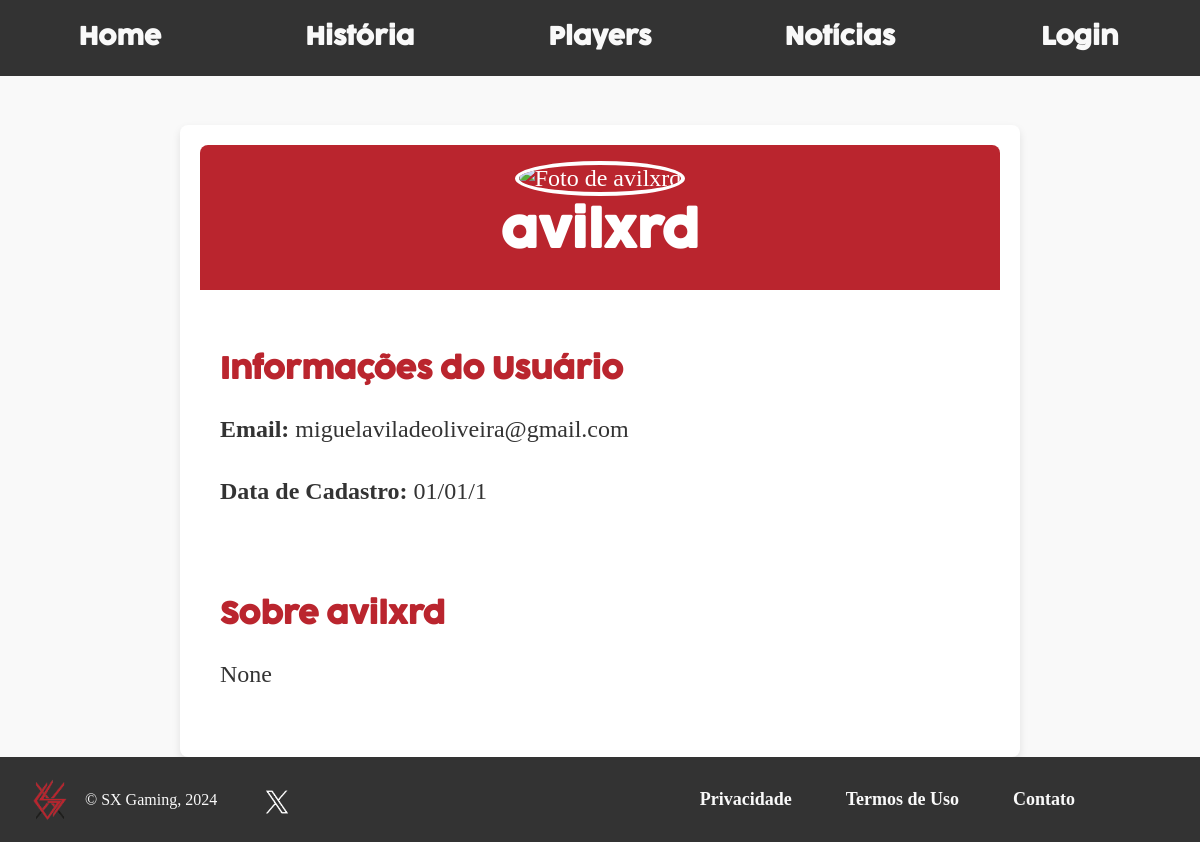
The app's page /user/avilxrd with its own data.
### models.py (models this page shows)
class User(db.Model, UserMixin):
    __tablename__ = 'usuarios'
    id = db.Column(db.Integer, primary_key=True)
    username = db.Column(db.String(150), nullable=False, unique=True)
    email = db.Column(db.String(150), nullable=False, unique=True)
    password = db.Column(db.String(150), nullable=False)
    profile_pic = db.Column(db.Text, nullable=True)
    is_admin = db.Column(db.Boolean, default=False)
    bio = db.Column(db.Text, nullable=True)
    date_joined = db.Column(db.DateTime, default=datetime.utcnow)
    news = db.relationship('News', backref='author', lazy=True)

### routes.py (the view)
    @app.route("/user/<username>")
    def user_profile(username):
        user = User.query.filter_by(username=username).first()
        if user is None:
            abort(404)
        return render_template('user.html', user=user);

### templates/user.html (shortened to what this page needs)
{% extends 'base.html' %}
{% block css %}
<link rel="stylesheet" href="{{ url_for('static', filename='css/profile.css') }}">
{% endblock %}
{% block content %}
<div id="content">
    <div class="profile-container">
        <div class="profile-header">
            <img src="{{ user.profile_picture_url }}" alt="Foto de {{ user.username }}" class="profile-pic">
            <h1>{{ user.username }}</h1>
        </div>
        <div class="profile-info">
            <h2>Informações do Usuário</h2>
            <p><strong>Email:</strong> {{ user.email }}</p>
            <p><strong>Data de Cadastro:</strong> {{ user.date_joined.strftime('%d/%m/%Y') }}</p>
        </div>
        <div class="profile-bio">
            <h2>Sobre {{ user.username }}</h2>
            <p>{{ user.bio }}</p>
        </div>
    </div>
</div>
{% endblock %}

### static/css/base.css (style rules this page uses)
html, body { padding: 0; margin: 0; min-height: 100%; display: flex; flex-direction: column; background-color: #f9f9f9; }
#content { flex: 1; padding: 125px 10vw 0px 10vw; font-family: Afacad; font-size: 150%; }
#content h1 { font-family: Cocogoose; }
#content h2 { font-family: Cocogoose; }
body { flex: 1; }
#content { padding: 125px 10vw 0px 10vw; font-family: Afacad; font-size: 150%; }

### static/css/profile.css (style rules this page uses)
.profile-container { background-color: white; max-width: 800px; margin: auto; padding: 20px; border-radius: 8px; box-shadow: 0 4px 8px rgba(0, 0, 0, 0.1); text-align: center; font-family: Afacad; }
.profile-header { background-color: #ba252e; padding: 20px; border-radius: 8px 8px 0 0; color: white; margin-bottom: 20px; }
.profile-pic { width: 150px; height: 150px; border-radius: 50%; border: 4px solid white; margin-top: -75px; object-fit: cover; }
.profile-header h1 { font-family: Cocogoose; margin: 10px 0; }
.profile-info, .profile-bio { padding: 20px; text-align: left; }
.profile-info h2, .profile-bio h2 { color: #ba252e; font-family: Cocogoose; font-size: 1.2em; margin-bottom: 10px; }
.profile-info p, .profile-bio p { font-size: 1em; line-height: 1.6; color: #333; }

### records on screen
User: username "avilxrd", email "miguelaviladeoliveira@gmail.com", date_joined "01/01/1", bio "None"
